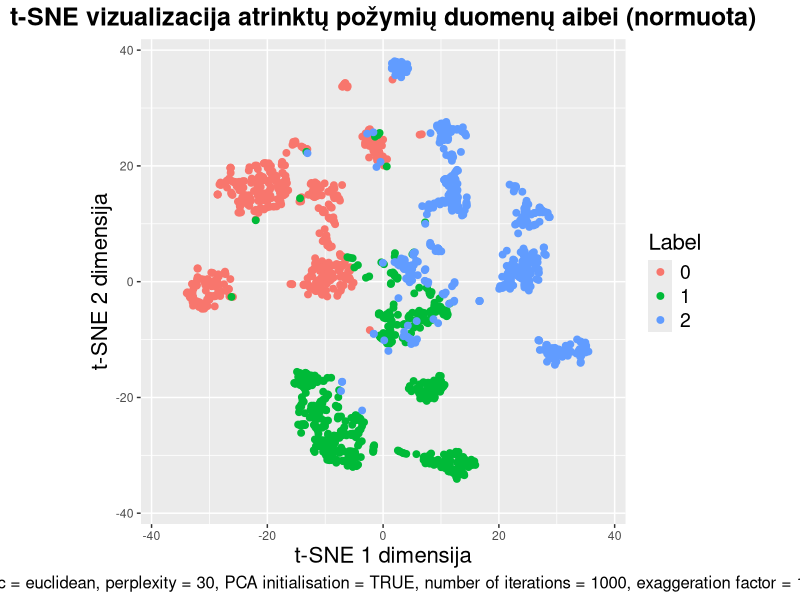

Generate this figure with R:
if (!require(Rtsne)) install.packages("Rtsne")
library(Rtsne)


if (!require(ggplot2)) install.packages("ggplot2")
library(ggplot2)
# 1. Įkeliame duomenis


ekg_data <- read.csv("../normalized_NO_missing_1498_6.csv")

# 2. Atskiriame požymius ir klases
features <- ekg_data[, -ncol(ekg_data)]
labels   <- ekg_data[,  ncol(ekg_data)]

# Konvertuojame požymius į skaitinę matricą
features_numeric <- as.matrix(sapply(features, as.numeric))

# 3. Sukuriame t-SNE taikymo ir braižymo funkciją
apply_and_plot_t_sne <- function (data, parameters, label_col, title) {
  # Ištraukiame hiperparametrus
  perplexity <- as.numeric(parameters$perplexity)
  pca_init <- as.logical(parameters$pca_init)
  max_iter <- as.numeric(parameters$max_iter)
  eta <- as.numeric(parameters$eta)
  exaggeration_factor <- as.numeric(parameters$exaggeration_factor)

  # Pritaikome t-SNE
  tsne_result <- Rtsne(
    data,
    perplexity = perplexity,
    pca = pca_init,
    max_iter = max_iter,
    eta = eta,
    exaggeration_factor = exaggeration_factor,
    normalize = FALSE
  )

  # Išsaugome taškų koordinates
  tsne_coords <- tsne_result$Y
  colnames(tsne_coords) <- c("dim_1", "dim_2")

  # Pridedame klases
  tsne_df <- data.frame(tsne_coords, Label = as.factor(label_col))
  max_range <- max(abs(range(tsne_df$dim_1)), abs(range(tsne_df$dim_2)))

  # Braižome grafiką
  ggplot(tsne_df, aes(x = dim_1, y = dim_2, color = Label)) +
    geom_point(size = 2) +
    labs(
      title = title,
      x = "t-SNE 1 dimensija",
      y = "t-SNE 2 dimensija",
      caption = paste0(
        "Parametrai: distance metric = ", "euclidean",
        ", perplexity = ", perplexity,
        ", PCA initialisation = ", pca_init,
        ", number of iterations = ", max_iter,
        ", exaggeration factor = ", exaggeration_factor,
        ", learning rate = ", eta
      )
    ) +
    scale_x_continuous(limits = c(-max_range, max_range)) +
    scale_y_continuous(limits = c(-max_range, max_range)) +
    coord_equal() +
    theme(
      plot.title = element_text(hjust = 0.5, face = "bold", size = 18),
      plot.caption = element_text(hjust = 0.5, size = 12),
      legend.title = element_text(size = 16),
      legend.text = element_text(size = 14),
      axis.title = element_text(size = 16)
    )
}

# 4. Nustatome hiperparametrus ir paleidžiame t-SNE
set.seed(1000)
params <- list(
  perplexity = 30,
  pca_init = TRUE,
  max_iter = 1000,
  eta = 200,
  exaggeration_factor = 12
)

apply_and_plot_t_sne(
  data = features_numeric,
  parameters = params,
  label_col = labels,
  title = "t-SNE vizualizacija atrinktų požymių duomenų aibei (normuota)"
)
